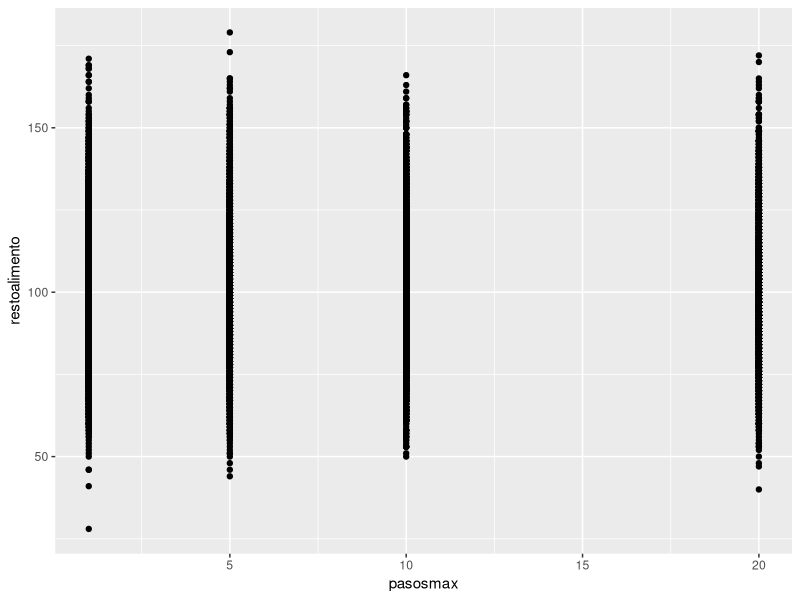
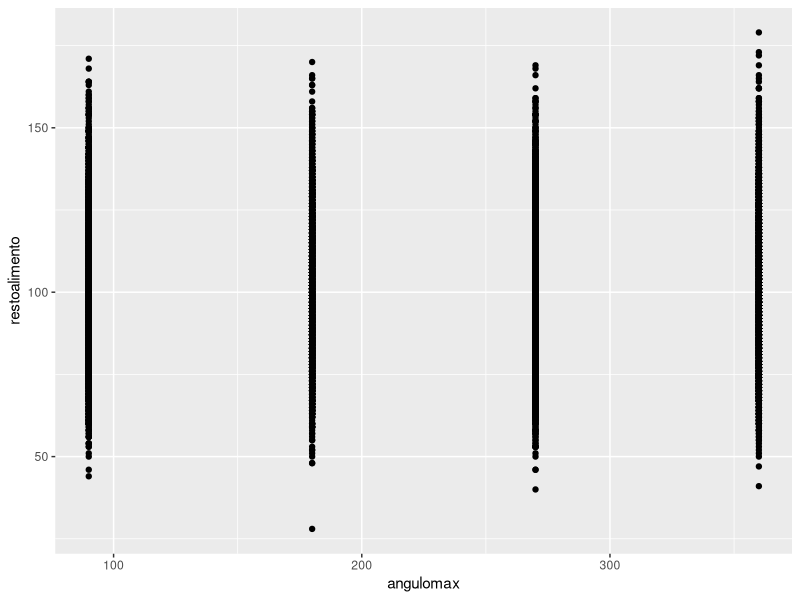

These figures' R source, in order:
## ---- chunk 1
rm(list = ls())
exp1=read.csv("escenarios experiment_1-table.csv",skip=6)
names(exp1)
## ---- chunk 2
library(ggplot2)

base=ggplot(data=exp1) 
base + geom_point(aes(x=pasosmax,y=restoalimento))

## ---- chunk 3
base + geom_point(aes(x=angulomax,y=restoalimento))
## ---- chunk 4
summary(lm(restoalimento~pasosmax+angulomax,data=exp1))
